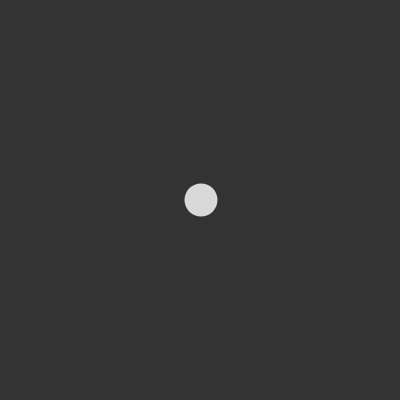
Frame 1 (no input)
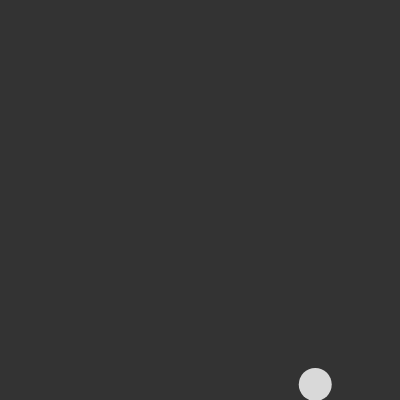
Frame 60 (no input)
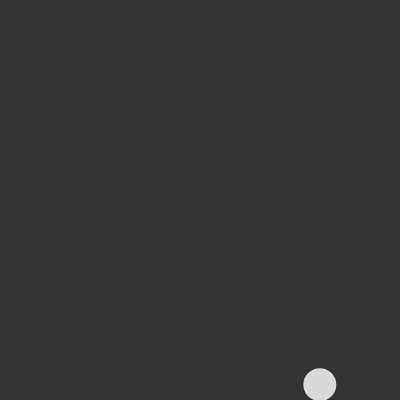
Frame 120 (the mouse pressed at the canvas centre since frame 60)

The p5.js sketch that drew these frames (run headless with seeded random() and noise() and a simulated clock; from frame 60 on, the mouse is pressed at the canvas centre):

// p5.js sketch
// ── sketch.js
let r;

function setup() {
	createCanvas(400, 400);
	r = new BouncingBall();
}

function draw() {
	background(51);

	r.run();
}

class BouncingBall {
	constructor() {
		this.pos = createVector(width >> 1, height >> 1);
		this.vel = createVector(1, 0);
		this.acc = createVector();
		this.isBounce = false;
		this.r = 33;
		this.mass = random(1, 4) * 20;
	}

	update() {
		this.vel.add(this.acc);
		this.pos.add(this.vel);
		this.acc.set(0, 0);
		//this.vel.normalize();


		this.vel.x = map(this.pos.x, 0, width * 0.8, 17, 0);
		if (!this.isBounce) {
			if (this.vel.x <= 3.0) {
				this.vel.y += 0.3;
			}
		}
		return this;
	}

	display() {
		noStroke();
		fill(217);
		ellipse(this.pos.x, this.pos.y, this.r);
		return this;
	}

	applyForce(force) {
		var f = force.copy(); //necessary so force is not divided (changed) as it is applied in multiple functions
		f.div(this.mass);
		this.acc.add(force);
		return this;
	}

	edges() {
		if (this.pos.x <= 0 || this.pos.x >= width) {
			this.vel.x *= -1;
		}

		if (this.pos.y >= height - (this.r * 0.5)) {
			this.isBounce = true;
			this.vel.y *= -0.67;
			this.pos.y = height - (this.r * 0.5);
		}
		return this;
	}

	run() {
		return this.update().applyForce(createVector(0, 1.9)).display().edges();
	}
}
